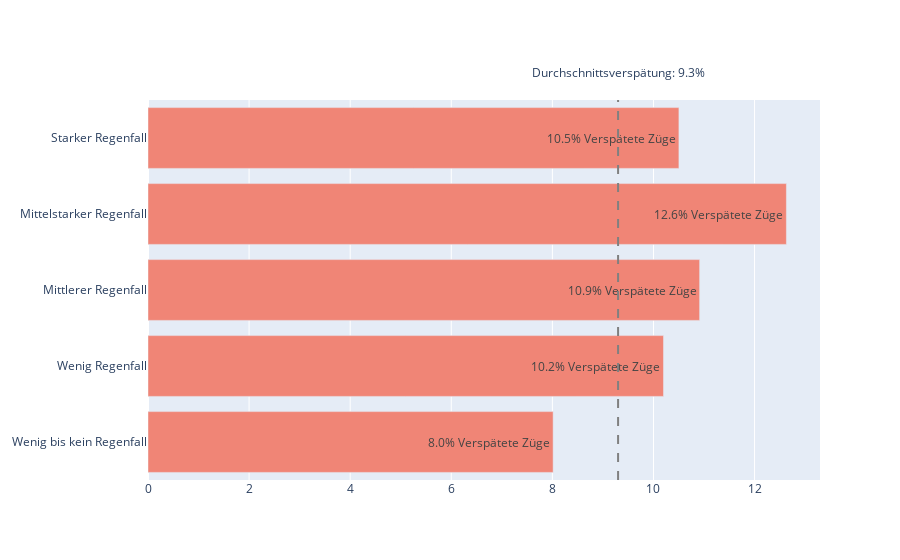

Here is the notebook cell this chart was saved with:
### Markdown cell above
### Lineplot

### Code cell
datatrace1 = {
    'name': 'Rainfall',
    'type': 'bar', 
    'y': result_df['range'], 
    'x': result_df['avg_delay'],
    'orientation': 'h',
    'text': text_array,
    'marker':{'color':'#f08576'}
}

figdict = {'data': [datatrace1]}

fig = go.Figure(**figdict)

fig.update_layout(
    yaxis = dict(
        tickmode = 'array',
        tickvals = result_df['range'],
        ticktext = ['Wenig bis kein Regenfall','Wenig Regenfall', 'Mittlerer Regenfall','Mittelstarker Regenfall','Starker Regenfall','']
    )
)

fig.add_vline(x=avg_delay_region.get(selected_region), annotation_xanchor='center', annotation_y=1.1, line_dash="dash", line_color="grey", annotation_text=f'Durchschnittsverspätung: {avg_delay_region.get(selected_region)}%')
fig.update_traces(textposition='auto')
fig.show()

### Figure 1 — Plotly figure (JSON) as saved in the notebook; plotly's stock layout.template omitted (floating-point values rounded to 4 significant figures)
{"data": [{"marker": {"color": "#f08576"}, "name": "Rainfall", "orientation": "h", "text": ["8.0% Verspätete Züge", "10.2% Verspätete Züge", "10.9% Verspätete Züge", "12.6% Verspätete Züge", "10.5% Verspätete Züge"], "textposition": "auto", "type": "bar", "x": [8.015, 10.2, 10.91, 12.63, 10.5], "y": ["0.000000000000 mm - 6.602083332500 mm", "6.602083332500 mm - 13.204166665000 mm", "13.204166665000 mm - 19.806249997500 mm", "19.806249997500 mm - 26.408333330000 mm", "26.408333330000 mm - 33.010416662500 mm"]}], "layout": {"annotations": [{"showarrow": false, "text": "Durchschnittsverspätung: 9.3%", "x": 9.3, "xanchor": "center", "xref": "x", "y": 1.1, "yanchor": "top", "yref": "y domain"}], "autosize": true, "shapes": [{"line": {"color": "grey", "dash": "dash"}, "type": "line", "x0": 9.3, "x1": 9.3, "xref": "x", "y0": 0, "y1": 1, "yref": "y domain"}], "xaxis": {"autorange": true, "range": [0, 13.29], "type": "linear"}, "yaxis": {"autorange": true, "range": [-0.5, 4.5], "tickmode": "array", "ticktext": ["Wenig bis kein Regenfall", "Wenig Regenfall", "Mittlerer Regenfall", "Mittelstarker Regenfall", "Starker Regenfall", ""], "tickvals": ["0.000000000000 mm - 6.602083332500 mm", "6.602083332500 mm - 13.204166665000 mm", "13.204166665000 mm - 19.806249997500 mm", "19.806249997500 mm - 26.408333330000 mm", "26.408333330000 mm - 33.010416662500 mm"], "type": "category"}}}
